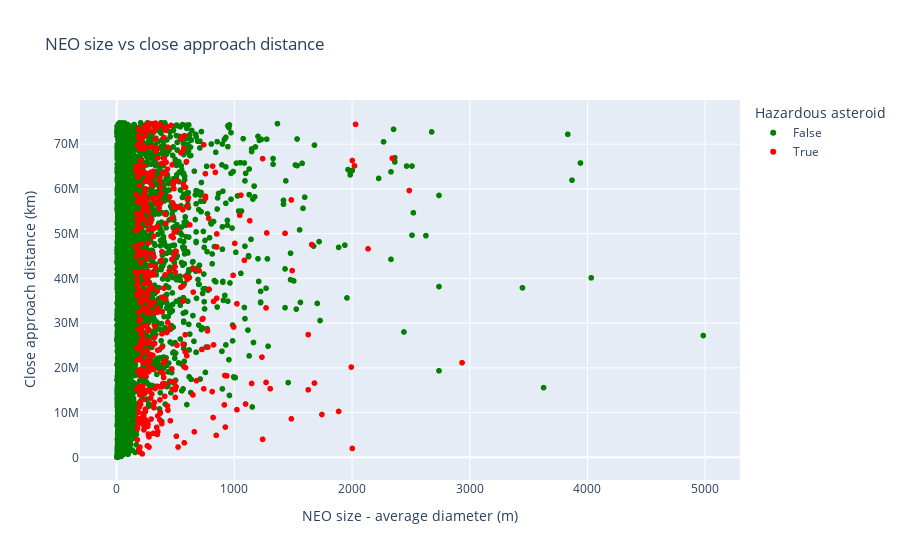

Notebook code for this chart:
### Markdown cell above
#### Task 4.2, 4.3 & 4,4:
- (Create a scatter plot of the correlation between NEO size and close approach distance.)
- Customize the appearance of your plots (e.g., colors, labels, titles).
- Create interactive visualizations using a library like Plotly. For example, create an interactive scatter plot where you can hover over each point to see more information about the NEO. **Be creative!**

### Code cell
# use plotly express for interactive scatterplot
fig = px.scatter(full_relevant_approach_df, x='estimated_diameter.meters.estimated_diameter_avg', y='miss_distance.kilometers', color='is_potentially_hazardous_asteroid', 
                 color_discrete_sequence=["green", "red"],
                #  size='absolute_magnitude_h',
                 hover_data=['close_approach_date', 'orbiting_body', 'relative_velocity.kilometers_per_second', 'name', 'absolute_magnitude_h', 'estimated_diameter.meters.estimated_diameter_min', 'estimated_diameter.meters.estimated_diameter_max'], 
                 labels={
                     "estimated_diameter.meters.estimated_diameter_avg": "NEO size - average diameter (m)",
                     "miss_distance.kilometers": "Close approach distance (km)",
                 },
                 title="NEO size vs close approach distance")
fig.update_layout(legend_title="Hazardous asteroid")
fig.show()

# export for viewing in html
fig.write_html("neo_size_vs_close_approach_distance.html")

### Figure 1 — Plotly figure (JSON) as saved in the notebook; plotly's stock layout.template omitted (floating-point values rounded to 4 significant figures; data arrays with more than 128 entries replaced by an {"elided": "..."} marker saying what was removed)
{"data": [{"customdata": {"elided": "6465x7 mixed values"}, "hovertemplate": "is_potentially_hazardous_asteroid=False<br>NEO size - average diameter (m)=%{x}<br>Close approach distance (km)=%{y}<br>close_approach_date=%{customdata[0]}<br>orbiting_body=%{customdata[1]}<br>relative_velocity.kilometers_per_second=%{customdata[2]}<br>name=%{customdata[3]}<br>absolute_magnitude_h=%{customdata[4]}<br>estimated_diameter.meters.estimated_diameter_min=%{customdata[5]}<br>estimated_diameter.meters.estimated_diameter_max=%{customdata[6]}<extra></extra>", "legendgroup": "False", "marker": {"color": "green", "symbol": "circle"}, "mode": "markers", "name": "False", "showlegend": true, "type": "scattergl", "x": {"elided": "6465 float values"}, "xaxis": "x", "y": {"elided": "6465 float values"}, "yaxis": "y"}, {"customdata": {"elided": "456x7 mixed values"}, "hovertemplate": "is_potentially_hazardous_asteroid=True<br>NEO size - average diameter (m)=%{x}<br>Close approach distance (km)=%{y}<br>close_approach_date=%{customdata[0]}<br>orbiting_body=%{customdata[1]}<br>relative_velocity.kilometers_per_second=%{customdata[2]}<br>name=%{customdata[3]}<br>absolute_magnitude_h=%{customdata[4]}<br>estimated_diameter.meters.estimated_diameter_min=%{customdata[5]}<br>estimated_diameter.meters.estimated_diameter_max=%{customdata[6]}<extra></extra>", "legendgroup": "True", "marker": {"color": "red", "symbol": "circle"}, "mode": "markers", "name": "True", "showlegend": true, "type": "scattergl", "x": {"elided": "456 float values"}, "xaxis": "x", "y": {"elided": "456 float values"}, "yaxis": "y"}], "layout": {"legend": {"title": {"text": "Hazardous asteroid"}, "tracegroupgap": 0}, "title": {"text": "NEO size vs close approach distance"}, "xaxis": {"anchor": "y", "domain": [0, 1], "title": {"text": "NEO size - average diameter (m)"}}, "yaxis": {"anchor": "x", "domain": [0, 1], "title": {"text": "Close approach distance (km)"}}}}
